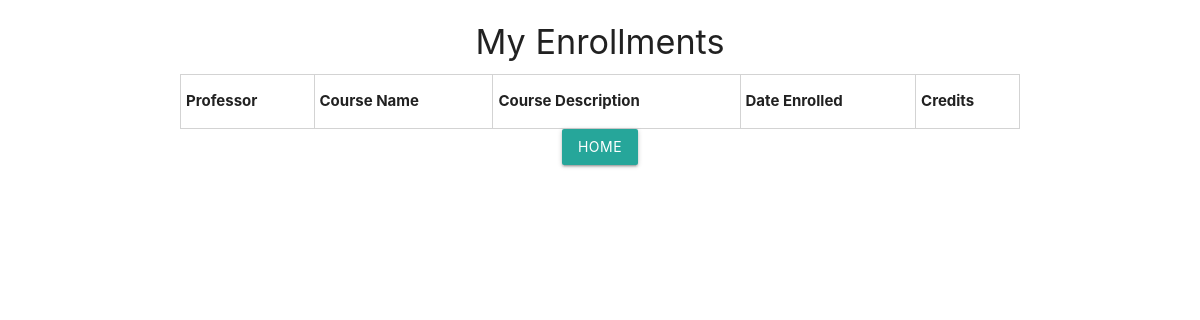
/enrollments/ (signed in), run on an earlier commit of the app's database.
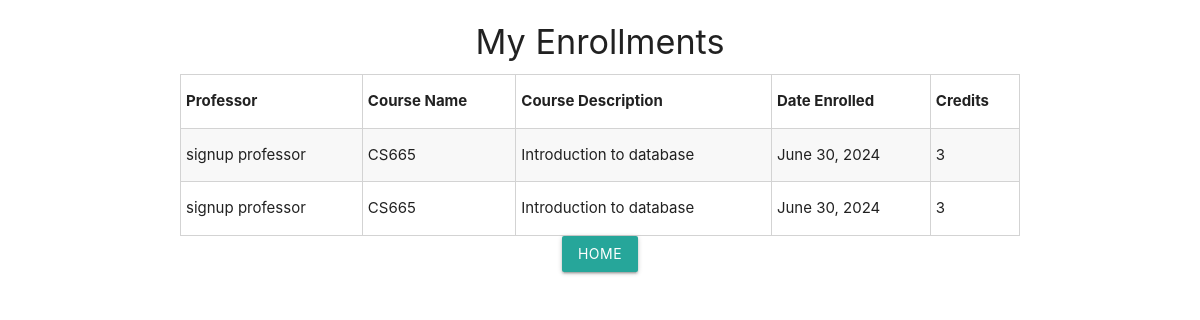
And on a later commit of the database.
### app/models.py (models this page shows, shortened)
class Enrollment(models.Model):
    student = models.ForeignKey(Student, on_delete=models.CASCADE)
    course = models.ForeignKey(Course, on_delete=models.CASCADE)
    date_enrolled = models.DateField()

class Course(models.Model):
    course_name = models.CharField(max_length=100)
    description = models.TextField()
    credits = models.IntegerField()
    professor = models.ForeignKey(Professor, on_delete=models.CASCADE)

class Professor(models.Model):
    last_name = models.CharField(max_length=100)
    first_name = models.CharField(max_length=100)
    email = models.EmailField(unique=True)
    department = models.CharField(max_length=100)

### app/views.py (the view)
# urls.py: path('enrollments/', enrollments_list, name='enrollments_list'),
def enrollments_list(request):
    enrollments = Enrollment.objects.filter(student=request.user)
    return render(request, 'enrollments_list.html', {'enrollments': enrollments})

### app/templates/enrollments_list.html (shortened to what this page needs)
<!DOCTYPE html>
<html lang="en">
<head>
    <link rel="stylesheet" href="https://cdnjs.cloudflare.com/ajax/libs/materialize/1.0.0/css/materialize.min.css">
</head>
<body>
    <div class="container">
        <h4 class="center">My Enrollments</h4>
        <table class="striped">
            <thead>
                <tr>
                    <th>Professor</th>
                    <th>Course Name</th>
                    <th>Course Description</th>
                    <th>Date Enrolled</th>
                    <th>Credits</th>
                </tr>
            </thead>
            <tbody>
                {% for enrollment in enrollments %}
                <tr>
                    <td>{{ enrollment.course.professor.first_name }} {{ enrollment.course.professor.last_name }}</td>
                    <td>{{ enrollment.course.course_name }}</td>
                    <td>{{ enrollment.course.description }}</td>
                    <td>{{ enrollment.date_enrolled }}</td>
                    <td>{{ enrollment.course.credits }}</td>
                </tr>
                {% endfor %}
            </tbody>
        </table>
        <div class="center">
            <a href="{% url 'student_home' %}" class="btn">Home</a>
        </div>
    </div>
</body>
</html>

### app/templates/enrollments_list.html (style rules this page uses)
td,th { border:1px solid lightgrey; }

What changed in the data, as far as the page shows it:
added Enrollment: course.professor.first_name "signup", course.professor.last_name "professor", course.course_name "CS665", course.description "Introduction to database", date_enrolled "June 30, 2024", course.credits "3"
added Enrollment: course.professor.first_name "signup", course.professor.last_name "professor", course.course_name "CS665", course.description "Introduction to database", date_enrolled "June 30, 2024", course.credits "3"
